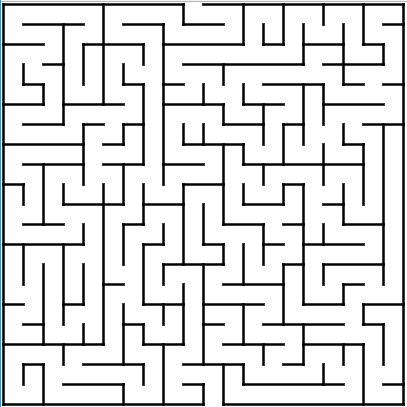
#> input picture maze.png, 407 x 407 px
$ python maze.py
#> lines starting #> are read from the running program, lines starting #| are printed output that depends on the picture
import cv2
import numpy as np
from a_star import AStarPlanner

import matplotlib
# matplotlib.use('TkAgg')  # Set the backend to TkAgg (you may need to comment this line)

import matplotlib.pyplot as plt

from matplotlib.animation import FuncAnimation, PillowWriter  # For animation

show_animation = True
save_gif = False
def image_to_obstacles(image_path, grid_resolution):
    # Load the maze image
#> called with image_path = 'maze.png', grid_resolution = 2
    img = cv2.imread(image_path, cv2.IMREAD_GRAYSCALE)
#> img: shape (407, 407); min 0, max 255, mean 220.4

    # Resize image to fit grid resolution
    scale = grid_resolution / 5.0  # Adjust scale factor as needed
    img_resized = cv2.resize(img, (int(img.shape[1] * scale), int(img.shape[0] * scale)))
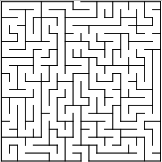
#> img_resized: shape (162, 162); min 0, max 255, mean 220.5

    # Threshold the image to binary (black/white)
    _, binary_img = cv2.threshold(img_resized, 128, 255, cv2.THRESH_BINARY)
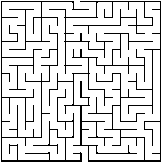
#> binary_img: shape (162, 162); 85.7% white; black in thin lines or dots

    # Get obstacle coordinates from binary image
    binary_img = 255 - binary_img  # Invert (black = obstacles)
#> binary_img: shape (162, 162); 14.3% white in thin lines or dots
    obstacle_indices = np.argwhere(binary_img > 0)
#> obstacle_indices = 3757 pairs, first value 1 to 161, second value 1 to 160

    # Convert obstacle indices to x, y coordinates
    ox, oy = [], []
    for coord in obstacle_indices:
        ox.append(coord[1])  # x-coordinate
        oy.append(-coord[0])  # y-coordinate (Using negative to correct the plot)
#> this loop made 3757 passes
#> coord on passes 1 to 3: [1, 1], [1, 2], [1, 3]
#> after the loop, ox = 3757 values, max 160 at index 153, min 1 at index 0, mean 80.48; oy = 3757 values, max -1 at index 0, min -161 at index 3603, mean -84.74

    return ox, oy

def main():
    # start and goal positions
    sx, sy = 76.0, 0.0  # Start (x, y)
    gx, gy = 84.0, -160.0  # Goal (x, y)
    grid_size = 2.0  # Grid resolution
    robot_radius = 1.0  # Robot radius

    maze_image_path = "maze.png"
    ox, oy = image_to_obstacles(maze_image_path, grid_size)

    fig, ax = plt.subplots()
    ax.plot(ox, oy, ".k", label="Obstacles")
    ax.plot(sx, sy, "og", label="Start")
    ax.plot(gx, gy, "xb", label="Goal")
    ax.grid(True)
    ax.axis("equal")

    a_star = AStarPlanner(ox, oy, grid_size, robot_radius)
    rx, ry = a_star.planning(sx, sy, gx, gy)

    # Initialize path plot
    path_line, = ax.plot([], [], "-r", label="Path")

    # Function to update animation frame
    def update(frame):
        if frame < len(rx):
            path_line.set_data(rx[-(frame):], ry[-(frame):])
        return path_line,

        # Create animation
    if save_gif:
        ani = FuncAnimation(fig, update, frames=len(rx), interval=100, blit=True)

        # Save animation as GIF
        gif_path = "a_star_animation.gif"
        ani.save(gif_path, writer=PillowWriter(fps=10))
        print(f"Animation saved as {gif_path}")

    # Show animation
    if show_animation:  # pragma: no cover
        plt.plot(rx, ry, "-r")
        plt.pause(0.1)
        plt.legend()
        plt.show()


if __name__ == '__main__':
    main()
#> (the call stopped at in main, `a_star = AStarPlanner(ox, oy, grid_size, robot_radius)`: a_star is not available in this run)
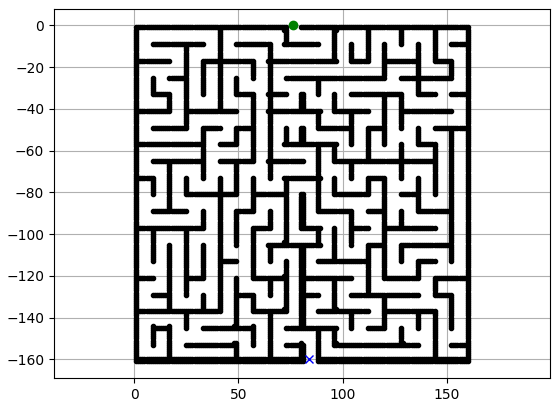
#> figure drawn by matplotlib, 1 panel
